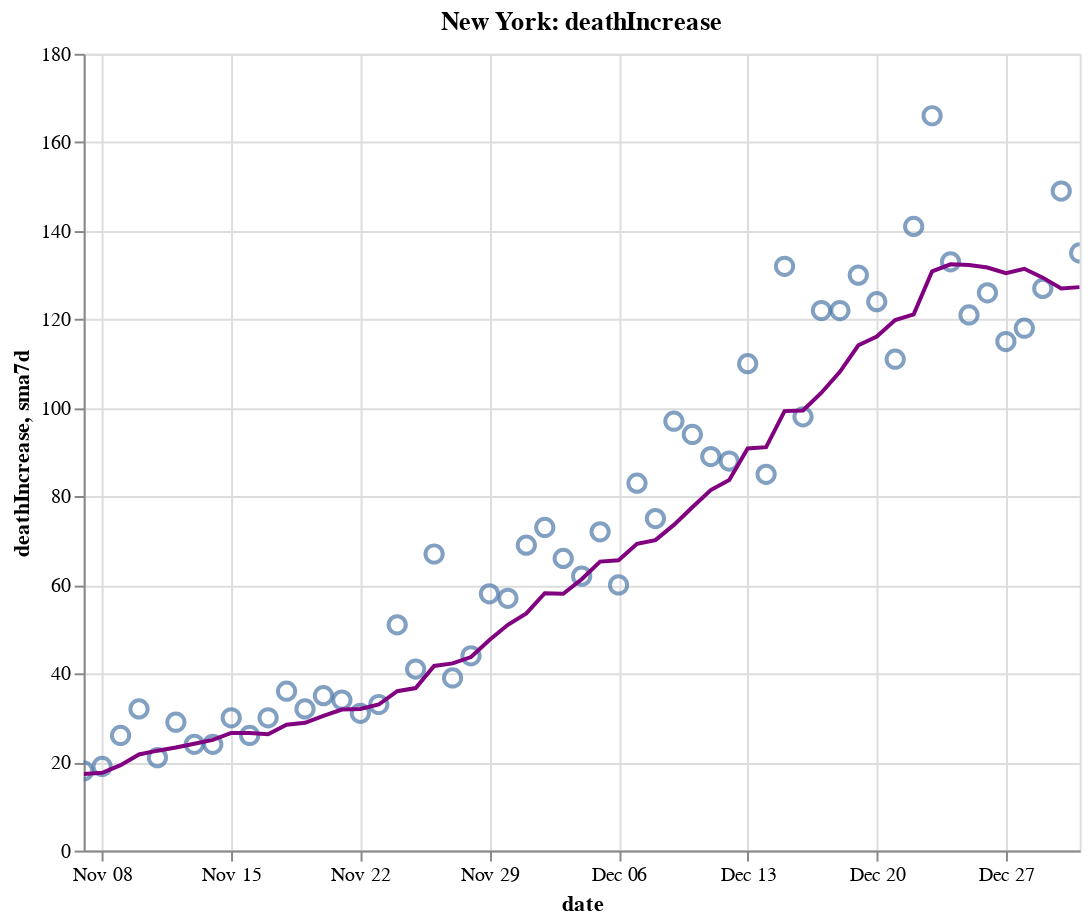

Here is the notebook cell this chart was saved with:
### Code cell
create_plot(ny, 'deathIncrease')

### Figure 1 — Vega-Lite specification as saved in the notebook (floating-point values rounded to 4 significant figures)
{"config": {"view": {"continuousWidth": 400, "continuousHeight": 300}}, "layer": [{"layer": [{"mark": {"type": "point", "size": 75}, "encoding": {"tooltip": [{"type": "temporal", "field": "date"}, {"type": "quantitative", "field": "deathIncrease"}, {"type": "quantitative", "field": "sma7d"}], "x": {"type": "temporal", "field": "date"}, "y": {"type": "quantitative", "field": "deathIncrease"}}, "selection": {"selector012": {"type": "interval", "bind": "scales", "encodings": ["x", "y"]}}}, {"mark": {"type": "line", "color": "purple"}, "encoding": {"x": {"type": "temporal", "field": "date"}, "y": {"type": "quantitative", "field": "sma7d"}}}]}, {"mark": {"type": "rule", "color": "#aaa"}, "encoding": {"x": {"type": "temporal", "field": "date"}}, "transform": [{"filter": {"selection": "selector011"}}]}, {"mark": "circle", "encoding": {"opacity": {"condition": {"value": 1, "selection": "selector011"}, "value": 0}, "tooltip": [{"type": "temporal", "field": "date"}, {"type": "quantitative", "field": "deathIncrease"}, {"type": "quantitative", "field": "sma7d"}], "x": {"type": "temporal", "field": "date"}, "y": {"type": "quantitative", "field": "deathIncrease"}}, "selection": {"selector011": {"type": "single", "encodings": ["x"], "on": "mouseover", "nearest": true, "empty": "none"}}}, {"mark": {"type": "text", "align": "left", "dx": 5, "dy": -5, "stroke": "white", "strokeWidth": 2}, "encoding": {"text": {"type": "quantitative", "field": "deathIncrease"}, "tooltip": [{"type": "temporal", "field": "date"}, {"type": "quantitative", "field": "deathIncrease"}, {"type": "quantitative", "field": "sma7d"}], "x": {"type": "temporal", "field": "date"}, "y": {"type": "quantitative", "field": "deathIncrease"}}, "transform": [{"filter": {"selection": "selector011"}}]}, {"mark": {"type": "text", "align": "left", "dx": 5, "dy": -5}, "encoding": {"text": {"type": "quantitative", "field": "deathIncrease"}, "tooltip": [{"type": "temporal", "field": "date"}, {"type": "quantitative", "field": "deathIncrease"}, {"type": "quantitative", "field": "sma7d"}], "x": {"type": "temporal", "field": "date"}, "y": {"type": "quantitative", "field": "deathIncrease"}}, "transform": [{"filter": {"selection": "selector011"}}]}], "data": {"name": "data-11e863230b2fadf65759d79191ff4325"}, "height": 400, "title": "New York: deathIncrease", "width": 500, "$schema": "https://vega.github.io/schema/vega-lite/v4.8.1.json", "datasets": {"data-11e863230b2fadf65759d79191ff4325": [{"date": "2020-11-07T00:00:00", "totalTestResultsIncrease": 163300.0, "positiveIncrease": 3587.0, "death": 25930.0, "deathIncrease": 18.0, "positiveRate": 0.022, "state": "New York", "sma7d": 17.29}, {"date": "2020-11-08T00:00:00", "totalTestResultsIncrease": 145600.0, "positiveIncrease": 3428.0, "death": 25950.0, "deathIncrease": 19.0, "positiveRate": 0.024, "state": "New York", "sma7d": 17.57}, {"date": "2020-11-09T00:00:00", "totalTestResultsIncrease": 111400.0, "positiveIncrease": 3144.0, "death": 25970.0, "deathIncrease": 26.0, "positiveRate": 0.028, "state": "New York", "sma7d": 19.29}, {"date": "2020-11-10T00:00:00", "totalTestResultsIncrease": 128000.0, "positiveIncrease": 3965.0, "death": 26000.0, "deathIncrease": 32.0, "positiveRate": 0.031, "state": "New York", "sma7d": 21.71}, {"date": "2020-11-11T00:00:00", "totalTestResultsIncrease": 164300.0, "positiveIncrease": 4820.0, "death": 26030.0, "deathIncrease": 21.0, "positiveRate": 0.029, "state": "New York", "sma7d": 22.57}, {"date": "2020-11-12T00:00:00", "totalTestResultsIncrease": 162600.0, "positiveIncrease": 4797.0, "death": 26060.0, "deathIncrease": 29.0, "positiveRate": 0.029, "state": "New York", "sma7d": 23.29}, {"date": "2020-11-13T00:00:00", "totalTestResultsIncrease": 203700.0, "positiveIncrease": 5401.0, "death": 26080.0, "deathIncrease": 24.0, "positiveRate": 0.027, "state": "New York", "sma7d": 24.14}, {"date": "2020-11-14T00:00:00", "totalTestResultsIncrease": 184200.0, "positiveIncrease": 5388.0, "death": 26100.0, "deathIncrease": 24.0, "positiveRate": 0.029, "state": "New York", "sma7d": 25.0}, {"date": "2020-11-15T00:00:00", "totalTestResultsIncrease": 133200.0, "positiveIncrease": 3649.0, "death": 26130.0, "deathIncrease": 30.0, "positiveRate": 0.027, "state": "New York", "sma7d": 26.57}, {"date": "2020-11-16T00:00:00", "totalTestResultsIncrease": 124600.0, "positiveIncrease": 3490.0, "death": 26160.0, "deathIncrease": 26.0, "positiveRate": 0.028, "state": "New York", "sma7d": 26.57}, {"date": "2020-11-17T00:00:00", "totalTestResultsIncrease": 159900.0, "positiveIncrease": 5088.0, "death": 26190.0, "deathIncrease": 30.0, "positiveRate": 0.032, "state": "New York", "sma7d": 26.29}, {"date": "2020-11-18T00:00:00", "totalTestResultsIncrease": 154400.0, "positiveIncrease": 5294.0, "death": 26220.0, "deathIncrease": 36.0, "positiveRate": 0.034, "state": "New York", "sma7d": 28.43}, {"date": "2020-11-19T00:00:00", "totalTestResultsIncrease": 195200.0, "positiveIncrease": 5310.0, "death": 26260.0, "deathIncrease": 32.0, "positiveRate": 0.027, "state": "New York", "sma7d": 28.86}, {"date": "2020-11-20T00:00:00", "totalTestResultsIncrease": 205500.0, "positiveIncrease": 5468.0, "death": 26290.0, "deathIncrease": 35.0, "positiveRate": 0.027, "state": "New York", "sma7d": 30.43}, {"date": "2020-11-21T00:00:00", "totalTestResultsIncrease": 207900.0, "positiveIncrease": 5972.0, "death": 26330.0, "deathIncrease": 34.0, "positiveRate": 0.029, "state": "New York", "sma7d": 31.86}, {"date": "2020-11-22T00:00:00", "totalTestResultsIncrease": 196600.0, "positiveIncrease": 5392.0, "death": 26360.0, "deathIncrease": 31.0, "positiveRate": 0.027, "state": "New York", "sma7d": 32.0}, {"date": "2020-11-23T00:00:00", "totalTestResultsIncrease": 191500.0, "positiveIncrease": 5906.0, "death": 26390.0, "deathIncrease": 33.0, "positiveRate": 0.031, "state": "New York", "sma7d": 33.0}, {"date": "2020-11-24T00:00:00", "totalTestResultsIncrease": 164800.0, "positiveIncrease": 4881.0, "death": 26440.0, "deathIncrease": 51.0, "positiveRate": 0.03, "state": "New York", "sma7d": 36.0}, {"date": "2020-11-25T00:00:00", "totalTestResultsIncrease": 173100.0, "positiveIncrease": 6265.0, "death": 26480.0, "deathIncrease": 41.0, "positiveRate": 0.036, "state": "New York", "sma7d": 36.71}, {"date": "2020-11-26T00:00:00", "totalTestResultsIncrease": 217700.0, "positiveIncrease": 6933.0, "death": 26550.0, "deathIncrease": 67.0, "positiveRate": 0.032, "state": "New York", "sma7d": 41.71}, {"date": "2020-11-27T00:00:00", "totalTestResultsIncrease": 219400.0, "positiveIncrease": 8176.0, "death": 26590.0, "deathIncrease": 39.0, "positiveRate": 0.037, "state": "New York", "sma7d": 42.29}, {"date": "2020-11-28T00:00:00", "totalTestResultsIncrease": 152400.0, "positiveIncrease": 6063.0, "death": 26630.0, "deathIncrease": 44.0, "positiveRate": 0.04, "state": "New York", "sma7d": 43.71}, {"date": "2020-11-29T00:00:00", "totalTestResultsIncrease": 157300.0, "positiveIncrease": 6723.0, "death": 26690.0, "deathIncrease": 58.0, "positiveRate": 0.043, "state": "New York", "sma7d": 47.57}, {"date": "2020-11-30T00:00:00", "totalTestResultsIncrease": 149000.0, "positiveIncrease": 6819.0, "death": 26750.0, "deathIncrease": 57.0, "positiveRate": 0.046, "state": "New York", "sma7d": 51.0}, {"date": "2020-12-01T00:00:00", "totalTestResultsIncrease": 146700.0, "positiveIncrease": 7285.0, "death": 26820.0, "deathIncrease": 69.0, "positiveRate": 0.05, "state": "New York", "sma7d": 53.57}, {"date": "2020-12-02T00:00:00", "totalTestResultsIncrease": 193600.0, "positiveIncrease": 8973.0, "death": 26890.0, "deathIncrease": 73.0, "positiveRate": 0.046, "state": "New York", "sma7d": 58.14}, {"date": "2020-12-03T00:00:00", "totalTestResultsIncrease": 203400.0, "positiveIncrease": 9855.0, "death": 26960.0, "deathIncrease": 66.0, "positiveRate": 0.048, "state": "New York", "sma7d": 58.0}, {"date": "2020-12-04T00:00:00", "totalTestResultsIncrease": 208300.0, "positiveIncrease": 11270.0, "death": 27020.0, "deathIncrease": 62.0, "positiveRate": 0.054, "state": "New York", "sma7d": 61.29}, {"date": "2020-12-05T00:00:00", "totalTestResultsIncrease": 215400.0, "positiveIncrease": 10760.0, "death": 27090.0, "deathIncrease": 72.0, "positiveRate": 0.05, "state": "New York", "sma7d": 65.29}, {"date": "2020-12-06T00:00:00", "totalTestResultsIncrease": 205800.0, "positiveIncrease": 9702.0, "death": 27150.0, "deathIncrease": 60.0, "positiveRate": 0.047, "state": "New York", "sma7d": 65.57}, {"date": "2020-12-07T00:00:00", "totalTestResultsIncrease": 152300.0, "positiveIncrease": 7302.0, "death": 27230.0, "deathIncrease": 83.0, "positiveRate": 0.048, "state": "New York", "sma7d": 69.29}, {"date": "2020-12-08T00:00:00", "totalTestResultsIncrease": 162500.0, "positiveIncrease": 9335.0, "death": 27310.0, "deathIncrease": 75.0, "positiveRate": 0.057, "state": "New York", "sma7d": 70.14}, {"date": "2020-12-09T00:00:00", "totalTestResultsIncrease": 194600.0, "positiveIncrease": 10600.0, "death": 27400.0, "deathIncrease": 97.0, "positiveRate": 0.054, "state": "New York", "sma7d": 73.57}, {"date": "2020-12-10T00:00:00", "totalTestResultsIncrease": 197400.0, "positiveIncrease": 10180.0, "death": 27500.0, "deathIncrease": 94.0, "positiveRate": 0.052, "state": "New York", "sma7d": 77.57}, {"date": "2020-12-11T00:00:00", "totalTestResultsIncrease": 212700.0, "positiveIncrease": 10600.0, "death": 27590.0, "deathIncrease": 89.0, "positiveRate": 0.05, "state": "New York", "sma7d": 81.43}, {"date": "2020-12-12T00:00:00", "totalTestResultsIncrease": 242900.0, "positiveIncrease": 11130.0, "death": 27680.0, "deathIncrease": 88.0, "positiveRate": 0.046, "state": "New York", "sma7d": 83.71}, {"date": "2020-12-13T00:00:00", "totalTestResultsIncrease": 205200.0, "positiveIncrease": 10190.0, "death": 27780.0, "deathIncrease": 110.0, "positiveRate": 0.05, "state": "New York", "sma7d": 90.86}, {"date": "2020-12-14T00:00:00", "totalTestResultsIncrease": 159800.0, "positiveIncrease": 9044.0, "death": 27870.0, "deathIncrease": 85.0, "positiveRate": 0.057, "state": "New York", "sma7d": 91.14}, {"date": "2020-12-15T00:00:00", "totalTestResultsIncrease": 194200.0, "positiveIncrease": 10350.0, "death": 28000.0, "deathIncrease": 132.0, "positiveRate": 0.053, "state": "New York", "sma7d": 99.29}, {"date": "2020-12-16T00:00:00", "totalTestResultsIncrease": 160900.0, "positiveIncrease": 9998.0, "death": 28100.0, "deathIncrease": 98.0, "positiveRate": 0.062, "state": "New York", "sma7d": 99.43}, {"date": "2020-12-17T00:00:00", "totalTestResultsIncrease": 202800.0, "positiveIncrease": 10910.0, "death": 28220.0, "deathIncrease": 122.0, "positiveRate": 0.054, "state": "New York", "sma7d": 103.4}, {"date": "2020-12-18T00:00:00", "totalTestResultsIncrease": 249400.0, "positiveIncrease": 12700.0, "death": 28340.0, "deathIncrease": 122.0, "positiveRate": 0.051, "state": "New York", "sma7d": 108.1}, {"date": "2020-12-19T00:00:00", "totalTestResultsIncrease": 191500.0, "positiveIncrease": 9919.0, "death": 28470.0, "deathIncrease": 130.0, "positiveRate": 0.052, "state": "New York", "sma7d": 114.1}, {"date": "2020-12-20T00:00:00", "totalTestResultsIncrease": 197300.0, "positiveIncrease": 9957.0, "death": 28600.0, "deathIncrease": 124.0, "positiveRate": 0.05, "state": "New York", "sma7d": 116.1}, {"date": "2020-12-21T00:00:00", "totalTestResultsIncrease": 156500.0, "positiveIncrease": 9007.0, "death": 28710.0, "deathIncrease": 111.0, "positiveRate": 0.058, "state": "New York", "sma7d": 119.9}, {"date": "2020-12-22T00:00:00", "totalTestResultsIncrease": 164900.0, "positiveIncrease": 9716.0, "death": 28850.0, "deathIncrease": 141.0, "positiveRate": 0.059, "state": "New York", "sma7d": 121.1}, {"date": "2020-12-23T00:00:00", "totalTestResultsIncrease": 204400.0, "positiveIncrease": 11940.0, "death": 29020.0, "deathIncrease": 166.0, "positiveRate": 0.058, "state": "New York", "sma7d": 130.9}, {"date": "2020-12-24T00:00:00", "totalTestResultsIncrease": 226300.0, "positiveIncrease": 12570.0, "death": 29150.0, "deathIncrease": 133.0, "positiveRate": 0.056, "state": "New York", "sma7d": 132.4}, {"date": "2020-12-25T00:00:00", "totalTestResultsIncrease": 226600.0, "positiveIncrease": 12450.0, "death": 29270.0, "deathIncrease": 121.0, "positiveRate": 0.055, "state": "New York", "sma7d": 132.3}, {"date": "2020-12-26T00:00:00", "totalTestResultsIncrease": 201400.0, "positiveIncrease": 10810.0, "death": 29400.0, "deathIncrease": 126.0, "positiveRate": 0.054, "state": "New York", "sma7d": 131.7}, {"date": "2020-12-27T00:00:00", "totalTestResultsIncrease": 130300.0, "positiveIncrease": 7623.0, "death": 29510.0, "deathIncrease": 115.0, "positiveRate": 0.059, "state": "New York", "sma7d": 130.4}, {"date": "2020-12-28T00:00:00", "totalTestResultsIncrease": 124900.0, "positiveIncrease": 10410.0, "death": 29630.0, "deathIncrease": 118.0, "positiveRate": 0.083, "state": "New York", "sma7d": 131.4}, {"date": "2020-12-29T00:00:00", "totalTestResultsIncrease": 160200.0, "positiveIncrease": 11440.0, "death": 29760.0, "deathIncrease": 127.0, "positiveRate": 0.071, "state": "New York", "sma7d": 129.4}, {"date": "2020-12-30T00:00:00", "totalTestResultsIncrease": 154900.0, "positiveIncrease": 13420.0, "death": 29900.0, "deathIncrease": 149.0, "positiveRate": 0.087, "state": "New York", "sma7d": 127.0}, {"date": "2020-12-31T00:00:00", "totalTestResultsIncrease": 216600.0, "positiveIncrease": 16800.0, "death": 30040.0, "deathIncrease": 135.0, "positiveRate": 0.078, "state": "New York", "sma7d": 127.3}]}}
